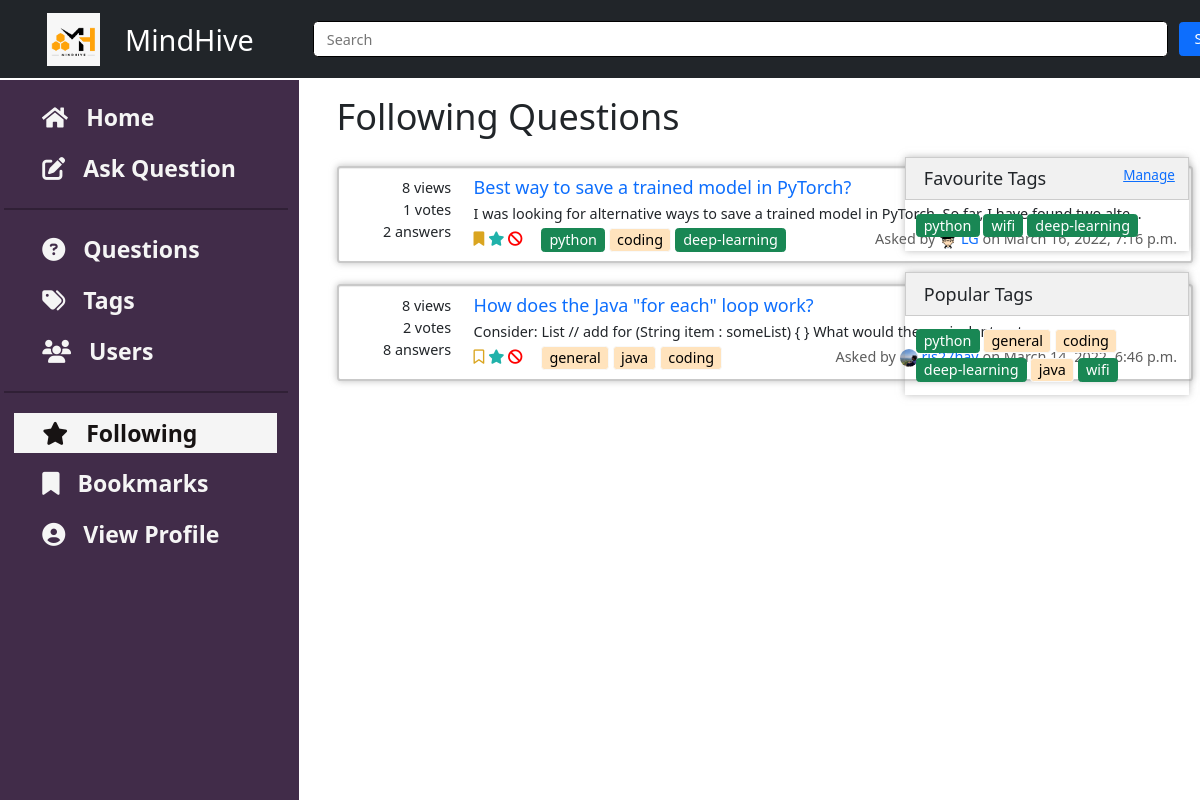
Screenshot of /home/following/ (signed in) with the database file from the repository.
### questions/models.py (models this page shows, shortened)
class Question(Content):
    title = models.CharField(max_length=100)
    tags = models.ManyToManyField(to='tags.Tag', blank=True)
    viewedBy = models.ManyToManyField(to='users.User', related_name='viewedBy', blank=True)
    def get_votes(self):
        return self.likedBy.count() - self.dislikedBy.count()
    def get_summary_text(self):
        text = re.sub(r'<.*?>|&+.*;+', '', self.text)
        return text[:100] + '...'
    class Meta:
        ordering = ['-pub_date']

### home/models.py (models this page shows, shortened)
class Content(models.Model):
    text = RichTextField()
    author = models.ForeignKey(to='users.User', on_delete=models.SET_NULL, related_name='author', null=True)
    anonymous = models.BooleanField(default=False)
    pub_date = models.DateTimeField('date published', default=datetime.now())
    likedBy = models.ManyToManyField(to='users.User', related_name='likedBy', blank=True)
    dislikedBy = models.ManyToManyField(to='users.User', related_name='dislikedBy', blank=True)
    def get_author_name(self):
        if self.anonymous:
            return 'Anonymous User'
        else:
            return self.author.name

### tags/models.py (models this page shows, shortened)
class Tag(models.Model):
    name = models.CharField(max_length=50)

### users/models.py (models this page shows, shortened)
class User(AbstractUser):
    username = models.CharField(max_length=20,blank=False)
    email = models.EmailField(
        verbose_name='email address',
        max_length=255,
        unique=True,
        blank=False,
        validators=[EmailValidator()]
    )
    name = models.CharField(max_length=20, blank=True, null=True)
    roll_no=models.CharField(max_length=8, blank=True, null=True)
    profile_image = models.ImageField(upload_to='profile_image', default='default.jpg')
    blocked = models.BooleanField(default=False)
    followingQuestions = models.ManyToManyField(to='questions.Question', related_name='users_following', blank=True)
    bookmarkQuestions = models.ManyToManyField(to='questions.Question', related_name='users_bookmarked', blank=True)
    favouriteTags = models.ManyToManyField(to='tags.Tag', blank=True)
    objects = UserInfoManager()
    USERNAME_FIELD = 'email'
    REQUIRED_FIELDS = ['username' ]

### home/views.py (the view)
# urls.py: path('following/', views.folView, name='following'),                 # following page
def folView(request):
    user = User.objects.filter(
        id=request.user.id).values_list('followingQuestions')
    folQuestions = Question.objects.filter(id__in=user).distinct()
    context = {
        'questions': folQuestions,
        'pop_tags': get_popular_tags()
    }
    return render(request, 'home/follow_questions.html', context=context)

### home/views.py (called while the page is built)
def get_popular_tags():
    return sorted(Tag.objects.all(), key=lambda x: x.question_set.count(), reverse=True)[:10]

### home/templates/home/follow_questions.html (shortened to what this page needs)
{% extends 'questions_list.html' %}
{% block heading %}
Following Questions
{% endblock %}

### templates/questions_list.html (shortened to what this page needs)
{% extends 'base.html' %}
{% block insert_content %}
<h1 class="container">
    {% block heading %}{% endblock %}
</h1>
<br>
<div class="container">
    {% if questions %}
    {%for question in questions%}
    <div class="card d-flex flex-row "
        style="box-shadow: 0 1px 1px rgba(0, 0, 0, 0.075) inset, 0 0 8px rgba(146, 146, 146, 0.6);">
        <div class="d-flex flex-column align-middle ques-stats">
            <span>{{question.viewedBy.count}} views</span>
            <span>{{question.get_votes}} votes</span>
            <span>{{question.answer_set.count}} answers</span>
        </div>
        <div class="d-flex flex-column">
            <a href="{% url 'questions:view_question' question_id=question.id %}" style="text-decoration: none;">
                <h5 style="margin-bottom: 4px;">{{question.title}}</h5>
            </a>
            <div style="margin-bottom: 4px;">{{question.get_summary_text}}</div>
            <div class="d-flex flex-row">
                <span>
                    <form class="follow-bookmark-form icon-only-buttons" style="display:inline">
                        <button type="submit" class="bookmark" name="action" , value="bookmark">
                            {% if user in question.users_bookmarked.all %}
                            <i class="fa-solid fa-bookmark"></i>
                            {% else %}
                            <i class="fa-regular fa-bookmark"></i>
                            {% endif %}
                        </button>
                        <button type="submit" class="follow" name="action" , value="follow">
                            {% if user in question.users_following.all %}
                            <i class="fa-solid fa-star"></i>
                            {% else %}
                            <i class="fa-regular fa-star"></i>
                            {% endif %}
                        </button>
                    </form>
                    {% if not user.blocked %}
                    <form class="icon-only-buttons" action="{% url 'questions:report' question.id %}" method="GET"
                        style="display:inline">
                        <button type="submit" name="id" , value={{question.id}}>
                            <i class="fa-solid fa-ban"></i>
                        </button>
                    </form>
                    {% endif %}
                    {% for tag in question.tags.all %}
                    {% if tag in user.favouriteTags.all %}
                    <a class="btn btn-success" style="padding: 0px 8px;" href="{% url 'home:tags' tagname=tag.name%}"
                        class="tag_questions">{{tag.name}}</a>
                    {% else %}
                    <a class="btn btn-light" style="padding: 0px 8px; background-color: rgb(255, 227, 189);"
                        href="{% url 'home:tags' tagname=tag.name%}" class="tag_questions">{{tag.name}}</a>
                    {% endif %}
                    {% endfor %}
                </span>
                <div class="text-right" style="position: absolute; right: 16px; color: rgb(94, 94, 94);">Asked by
                    {% if question.get_author_name == 'Anonymous User' %}
                    someone
                    {% else %}
                    <a style="text-decoration: none;" href="{% url 'users:view_user' question.author.id %}">
                        <img src="{{question.author.profile_image.url}}" width="20" height="20" style="border-radius: 50%;">
                        {{question.author.username}}</a>
                    {% endif %}
                    on {{question.pub_date}}
                </div>
            </div>
        </div>
    </div>
    <br />
    {%endfor%}
    {% else %}
    <h2>
        {% block empty_message %}
        No questions to display.
        {% endblock %}
    </h2>
    {% endif %}
</div>
{% endblock %}
{% block insert_right_bar %}
<br> <br> <br>
<div class="fav-tags" style="box-shadow: 0 1px 1px rgba(0, 0, 0, 0.075) inset, 0 0 8px rgba(146, 146, 146, 0.6);">
    <div class="tags-box">Favourite Tags
        <a href="{% url 'users:addtags' %}" style="position: absolute; right: 28px; font-size: 15px;">Manage</span>
    </div>
    <div style="padding: 12px;">
        {% for tag in user.favouriteTags.all %}
        <a class="btn btn-success" style="padding: 0px 8px; margin: 3px 0px;"
            href="{% url 'home:tags' tagname=tag.name%}" class="tag_questions">{{tag.name}}
        </a>
        {% endfor %}
    </div>
</div>
<br>
<div class="popular-tags" style="box-shadow: 0 1px 1px rgba(0, 0, 0, 0.075) inset, 0 0 8px rgba(146, 146, 146, 0.6);">
    <div class="tags-box">Popular Tags</div>
    <div style="padding: 12px;">
        {% for tag in pop_tags %}
        {% if tag in user.favouriteTags.all %}
        <a class="btn btn-success" style="padding: 0px 8px; margin: 3px 0px;"
            href="{% url 'home:tags' tagname=tag.name%}" class="tag_questions">{{tag.name}}
        </a>
        {% else %}
        <a class="btn btn-light" style="padding: 0px 8px; background-color: rgb(255, 227, 189);"
            href="{% url 'home:tags' tagname=tag.name%}" class="tag_questions">{{tag.name}}
        </a>
        {% endif %}
        {% endfor %}
    </div>
</div>
{% endblock %}

### static/css/master.css (style rules this page uses)
* { margin: 0; padding: 0; }
html { scroll-behavior: smooth; zoom: 90%; }
:root { --navbar-height: 59px; }
.tags-box { padding: 8px 20px; font-size: 20px; background-color: rgb(241, 241, 241); border: 2px solid rgb(204, 204, 204); }
.icon-only-buttons button { background-color: transparent; border: none; color: black; padding: 0; margin: 0; }
.icon-only-buttons .fa-ban { color: rgb(255, 0, 0); }
.icon-only-buttons .fa-bookmark { color: goldenrod; }
.icon-only-buttons .fa-star { color: lightseagreen; }
.card { padding: 10px; border: 3px solid rgb(201, 201, 201); }
.ques-stats span { width: 25%; min-width: 140px; text-align: right; padding-right: 25px; }

### rows the page displays
Question: viewedBy.count "8", get_votes "1", answer_set.count "2", title "Best way to save a trained model in PyTorch?", get_summary_text "I was looking for alternative ways to save a trained model in PyTorch. So far, I have found two alte...", author.profile_image (placeholder picture), author.username "LG", pub_date "March 16, 2022, 7:16 p.m."
Tag: name "python"
Tag: name "coding"
Tag: name "deep-learning"
Question: viewedBy.count "8", get_votes "2", answer_set.count "8", title "How does the Java \"for each\" loop work?", get_summary_text "Consider: List // add for (String item : someList) { } What would the equivalentsyntax...", author.profile_image (picture), author.username "ris27hav", pub_date "March 14, 2022, 6:46 p.m."
Tag: name "general"
Tag: name "java"
Tag: name "wifi"
